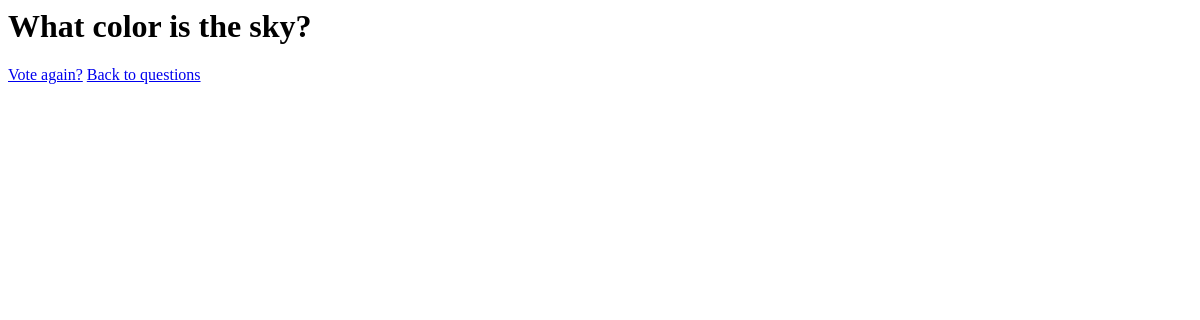
The app's page /polls/3/results/, older data.
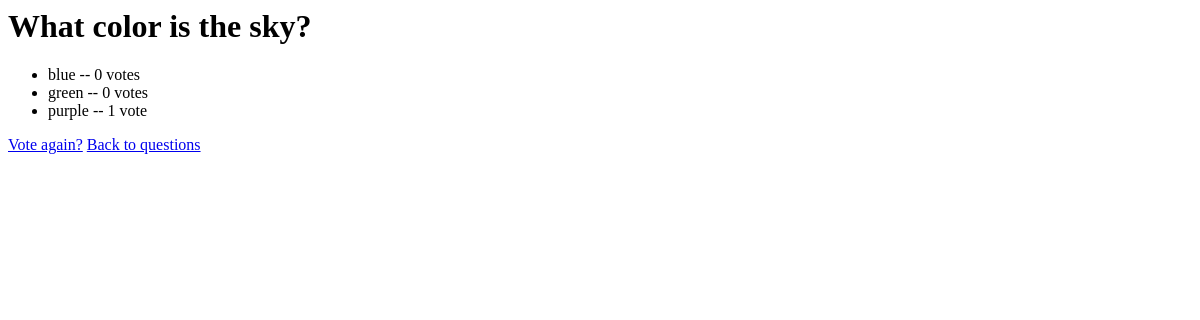
The same page, newer data.
### polls/models.py (models this page shows, shortened)
class Choice(models.Model):
    question = models.ForeignKey(Question, on_delete=models.CASCADE)
    choice_text = models.CharField(max_length=200)
    votes = models.IntegerField(default=0)

### polls/views.py (the view)
# urls.py: path('<int:pk>/results/', views.ResultsView.as_view(), name='results'),
class ResultsView(generic.DetailView):
  model = Question
  template_name = 'polls/results.html'

### polls/templates/polls/results.html
<h1> {{ question.question_text }} </h1>
<ul>
{% for choice in question.choice_set.all %}
  <li>{{ choice.choice_text }} -- {{ choice.votes }} vote{{ choice.votes|pluralize }}</li>
{% endfor %}
</ul>
<a href="{% url 'polls:detail' question.id %}">Vote again?</a>
<a href="{% url 'polls:index'%}">Back to questions</a>

Row changes from the older to the newer data that the page shows:
added Choice: choice_text "blue", votes "0"
added Choice: choice_text "green", votes "0"
added Choice: choice_text "purple", votes "1"
